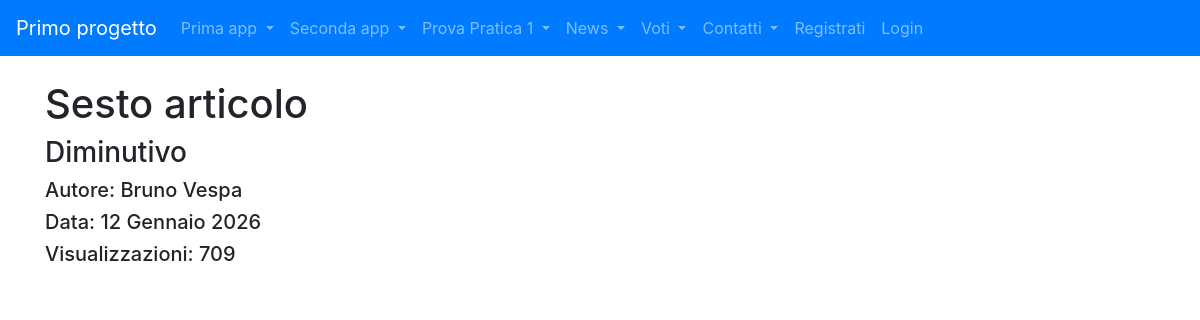
Before: /news/articoli/6 with the older database file.
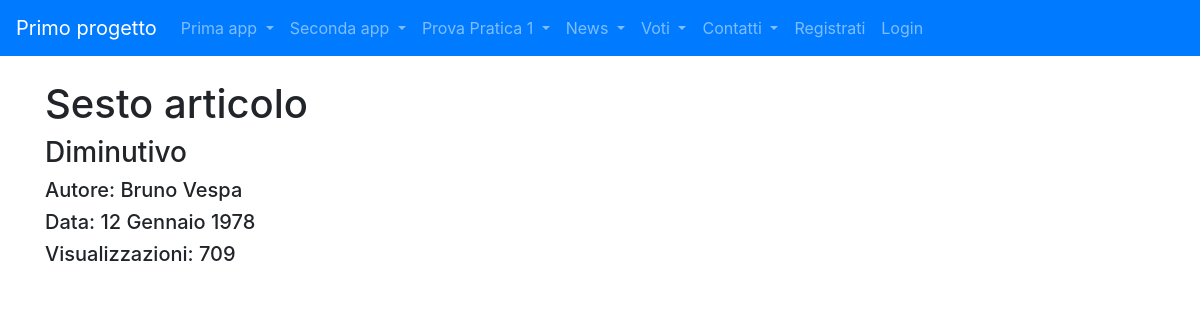
After: the same page with the newer database file.
### news/models.py (models this page shows, shortened)
class Articolo(models.Model):
    titolo = models.CharField(max_length=100)
    contenuto = models.TextField()
    giornalista = models.ForeignKey(Giornalista, on_delete=models.CASCADE, related_name="articoli")
    data = models.DateField(blank=True)
    visualizzazioni = models.IntegerField(default=0, blank=True)
    class Meta:
        verbose_name = "Articolo"
        verbose_name_plural = "Articoli"

class Giornalista(models.Model):
    nome = models.CharField(max_length=20)
    cognome = models.CharField(max_length=20)
    anno_di_nascita = models.DateField(blank=True)
    def __str__(self):
        return self.nome + " " + self.cognome
    class Meta:
        verbose_name = "Giornalista"
        verbose_name_plural = "Giornalisti"

### news/views.py (the view)
# urls.py: path("articoli/<int:pk>", articoloDetailView, name="articolo_detail"),
def articoloDetailView(request, pk):
    articolo = Articolo.objects.get(pk=pk)
    context = {"articolo": articolo}
    return render(request, "news/articolo_detail.html", context)

### news/templates/news/articolo_detail.html (shortened to what this page needs)
{% extends 'base.html' %}
{% block content %}
    <h1>{{ articolo.titolo }}</h1>
    <h3>{{ articolo.contenuto }}</h3>
    <h5>Autore: {{ articolo.giornalista }}</h5>
    <h5>Data: {{ articolo.data }}</h5>
    <h5>Visualizzazioni: {{ articolo.visualizzazioni }}</h5>
{% endblock content %}

Changed rows visible on the page:
changed Articolo "Sesto articolo": data "12 Gennaio 2026" → "12 Gennaio 1978"
